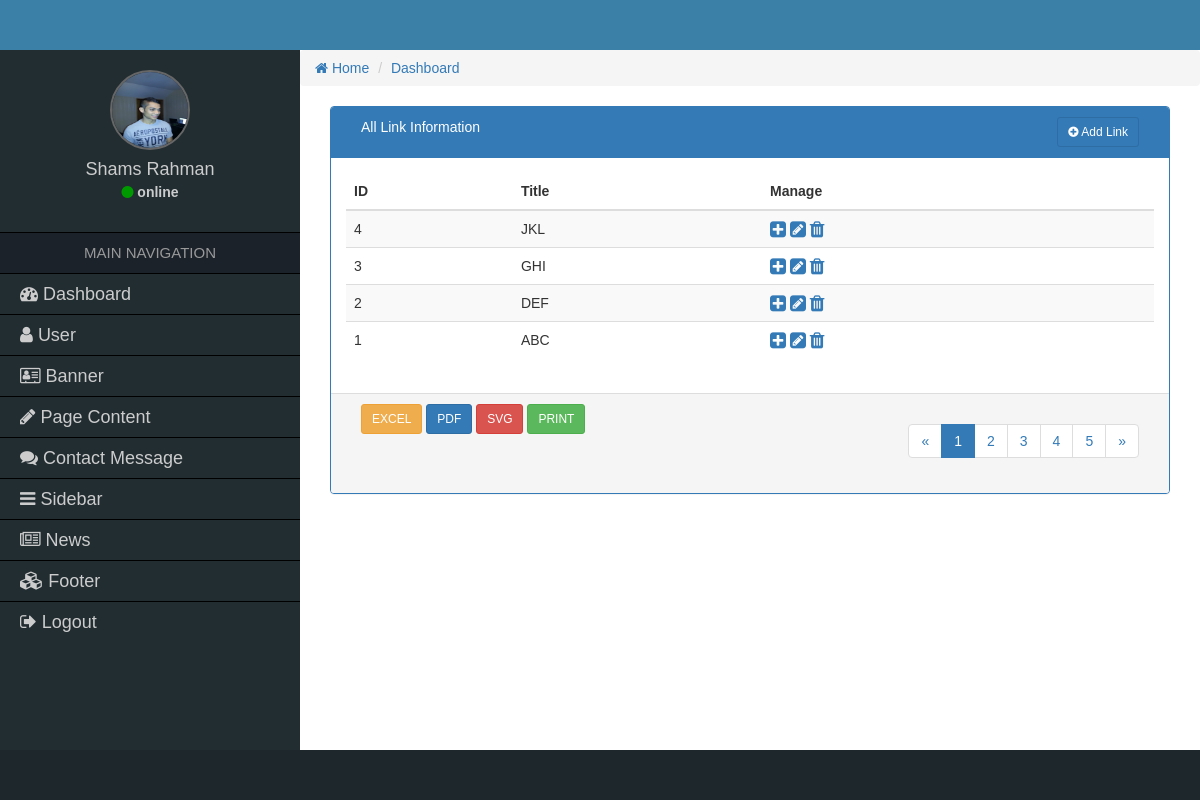
The page /admin/all-links.php (signed in) on the database its author committed.
### tables this page shows
CREATE TABLE `cit_link` (
  `link_id` int(11) NOT NULL,
  `link_title` varchar(50) NOT NULL
);

### admin/all-links.php (the view, shortened to what this page needs)
<?php
require_once('functions/function.php');
if ($_SESSION['role'] <= 1) {
    ?>
    <div class="col-md-12">
        <div class="panel panel-primary">
            <div class="panel-heading">
                <div class="col-md-9 heading_title">
                    All Link Information
                </div>
                <div class="col-md-3 text-right">
                    <a href="add-link.php" class="btn btn-sm btn btn-primary"><i class="fa fa-plus-circle"></i> Add Link</a>
                </div>
                <div class="clearfix"></div>
            </div>
            <div class="panel-body">
                <table class="table table-responsive table-striped table-hover table_cus">
                    <thead class="table_head">
                        <tr>
                            <th>ID</th>
                            <th>Title</th>
                            <th>Manage</th>
                        </tr>
                    </thead>
                    <tbody>
                        <?php
                        $sel = 'SELECT * FROM cit_link ORDER BY link_id DESC';
                        $qry = mysqli_query($con, $sel);
                        while ($data = mysqli_fetch_array($qry)) {
                            ?>
                            <tr>
                                <td><?= $data['link_id']; ?></td>
                                <td><?= $data['link_title']; ?></td>
                                <td>
                                    <a href="view-link.php?v=<?= $data['link_id']; ?>"><i class="fa fa-plus-square fa-lg"></i></a>
                                    <a href="edit-link.php?e=<?= $data['link_id']; ?>"><i class="fa fa-pencil-square fa-lg"></i></a>
                                    <a href="delete-link.php?d=<?= $data['link_id']; ?>"><i class="fa fa-trash fa-lg"></i></a>
                                </td>
                            </tr>
    <?php } ?>
                    </tbody>
                </table>
            </div>
            <div class="panel-footer">
                <div class="col-md-4">
                    <a href="#" class="btn btn-sm btn-warning">EXCEL</a>
                    <a href="#" class="btn btn-sm btn-primary">PDF</a>
                    <a href="#" class="btn btn-sm btn-danger">SVG</a>
                    <a href="#" class="btn btn-sm btn-success">PRINT</a>
                </div>
                <div class="col-md-4">
                </div>
                <div class="col-md-4 text-right">
                    <nav aria-label="Page navigation">
                        <ul class="pagination pagina_cus">
                            <li>
                                <a href="#" aria-label="Previous">
                                    <span aria-hidden="true">&laquo;</span>
                                </a>
                            </li>
                            <li class="active"><a href="#">1</a></li>
                            <li><a href="#">2</a></li>
                            <li><a href="#">3</a></li>
                            <li><a href="#">4</a></li>
                            <li><a href="#">5</a></li>
                            <li>
                                <a href="#" aria-label="Next">
                                    <span aria-hidden="true">&raquo;</span>
                                </a>
                            </li>
                        </ul>
                    </nav>
                </div>
                <div class="clearfix"></div>
            </div>
        </div>
    </div>
    <?php
} else {
    echo "Access Denied!!!";
}
?>

### admin/css/style.css (style rules this page uses)
* { margin:0px; padding:0px; outline:0px; }
ul, ol { list-style-type:none; }
a { text-decoration:none; }
body { font-family:Verdana, Geneva, sans-serif; }

### rows shown on the page
cit_link: link_id "4", link_title "JKL"
cit_link: link_id "3", link_title "GHI"
cit_link: link_id "2", link_title "DEF"
cit_link: link_id "1", link_title "ABC"

### other values the page prints
$_SESSION['name'] "Shams Rahman"
